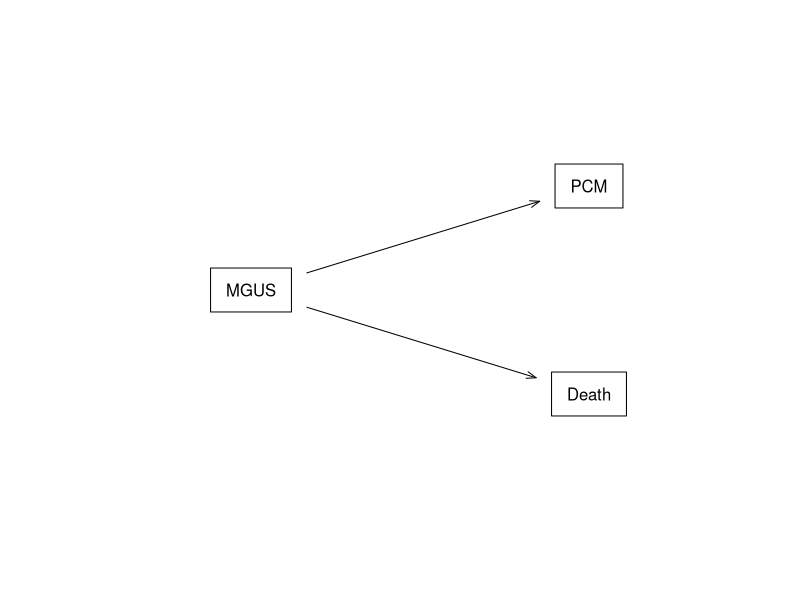
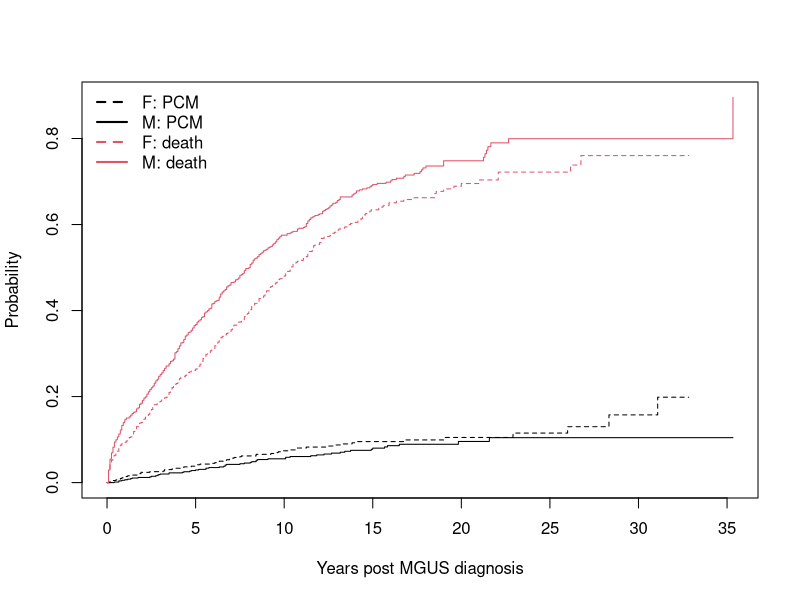
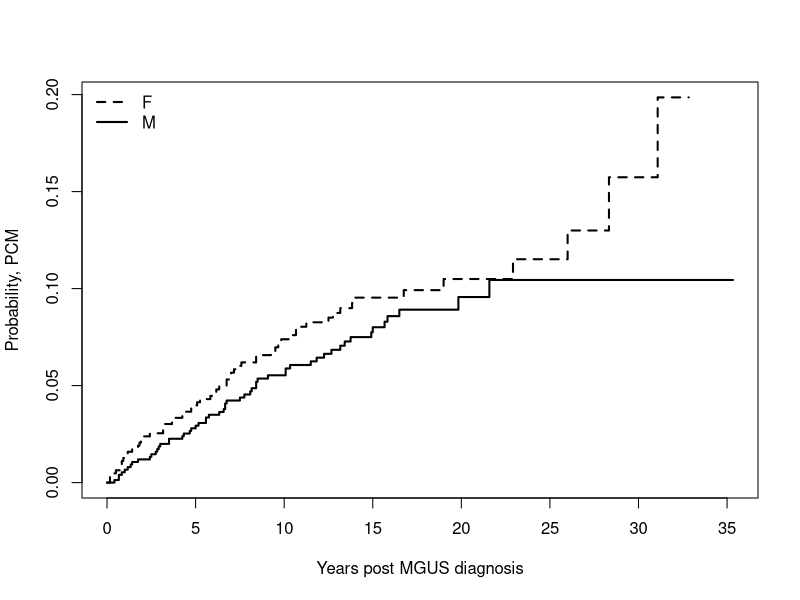
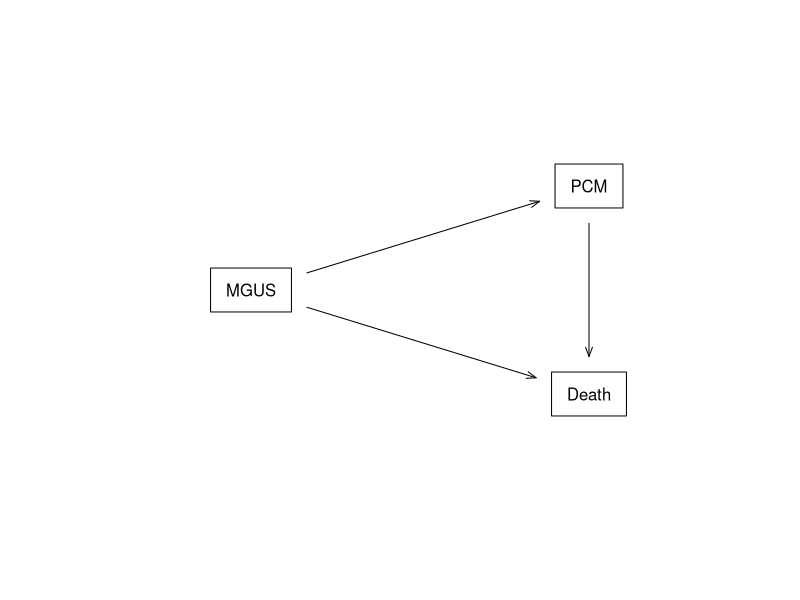

Write R code to recreate these figures, in order.
## ---- chunk 1
## load libraries
library(survival)
library(survminer)
library(arsenal)
library(broom)
library(tidyverse)
library(knitr)

## set up options for markdown report
knitr::opts_chunk$set(echo=TRUE, message=FALSE, warning=FALSE, collapse=TRUE,
               prompt=TRUE, cache=FALSE, comment=NA, tidy=FALSE)

options(stringsAsFactors=F,
        contrasts=c("contr.treatment","contr.poly"),
        show.signif.stars = FALSE)
## ---- chunk 2
# look at the dataset
glimpse(mgus2)
## ---- chunk 3
# Create names for the possible states
states <- c("MGUS", "PCM", "Death")

# Create matrix describing relationship between states
connect <- matrix(0, nrow=3, ncol=3, 
                  dimnames=list(states, states))

# A non-zero element indicates that an arrow should be 
# drawn between state i (row) and state j (column)
connect[1, c(2,3)] <- 1
connect

# Plot
statefig(layout=c(1,2), connect)
## ---- chunk 4
# time variable will be follow-up time if there is no PCM, 
# and PCM time otherwise
etime <- with(mgus2, ifelse(pstat==0, futime, ptime))

# event variable will be 0 for censor or 2 for death 
# if there is no PCM, and 1 for PCM
event <- with(mgus2, ifelse(pstat==0, 2*death, 1))

# event variable must be a factor for multistate
event <- factor(event, 0:2, 
                labels=c("censor", "pcm", "death"))

# confirm coding makes sense
library(arsenal)
summary(freqlist(~ event+pstat+death, data=mgus2))
## ---- chunk 5
fit <- survfit(Surv(etime, event) ~ sex, data=mgus2)
plot(fit, col=c(1,1,2,2), lty=c(2,1,2,1), xscale=12, 
     xlab="Years post MGUS diagnosis", ylab="Probability")

# short-cut for creating the group labels
temp.label <- c(outer(c("F:","M:"), 
                      c("PCM","death"), paste))
legend("topleft", c(temp.label), 
       col=c(1,1,2,2), lty=c(2,1,2,1), lwd=2, bty='n')

## Double check the legend...
summary(fit, time=20, scale=12)
## ---- chunk 6
fit$states # columns
fit$strata # rows

plot(fit[,2], col=1, lty=2:1,
     xscale=12, lwd=2, 
     xlab="Years post MGUS diagnosis", ylab="Probability, PCM")
legend("topleft", c('F','M'), 
       col=1, lty=2:1, lwd=2, bty='n')
## ---- chunk 7
cfit <- coxph(Surv(etime, event) ~ sex, data=mgus2, id=id)
cfit
## ---- chunk 8
# Create names for the possible states
states <- c("MGUS", "PCM", "Death")
connect <- matrix(0, nrow=3, ncol=3, dimnames=list(states, states))

# A non-zero element indicates that an arrow should be drawn
# between state i (row) and state j (column)
connect[1, c(2,3)] <- 1
connect[2,3] <- 1
connect

# The layout argument is normally a vector of integers indicating how many
# states are shown in each column.  Here, two columns are specified.  In the first
# column there is one state and in the second column there are two states.
statefig(layout=c(1,2), connect)
## ---- chunk 9
mgus2 %>% filter(pstat==1, death==1, ptime==futime) %>%
  select(id, ptime, futime, pstat, death)
## ---- chunk 10
# if subject progresses and death occurs on the same day, 
# subtract .1 month from the progression time
ptemp <- with(mgus2, ifelse(ptime==futime & pstat==1, 
                            ptime-.1, ptime))

# the first call to tmerge sets the time range, 
# so start with the longest times, which are for death
newdata <- tmerge(mgus2, mgus2, id=id, 
                  death=event(futime, death))

# now add additional observations for progressions
newdata <- tmerge(newdata, mgus2, id, 
                  pcm = event(ptemp, pstat))

attr(newdata, "tcount")

# first create a 0,1,2 event variable and make it a factor
temp <- with(newdata, ifelse(death==1, 2, pcm))
newdata$event <- factor(temp, 0:2, 
                        labels=c("censor", "pcm", "death")) 
## ---- chunk 11
survcheck(Surv(tstart, tstop, event) ~ sex, 
          data=newdata, id=id)
## ---- chunk 12
cfit <- coxph(Surv(tstart,tstop,event)~sex, data=newdata, id=id)
cfit
